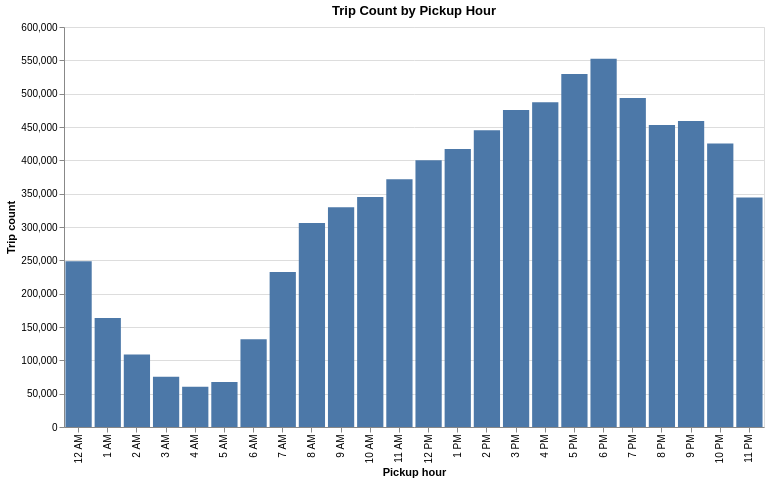

Notebook code for this chart:
### Code cell
hour_labels = pl.DataFrame({
    "pickup_hour": list(range(24)),
    "pickup_hour_label": [
        "12 AM", "1 AM", "2 AM", "3 AM", "4 AM", "5 AM",
        "6 AM", "7 AM", "8 AM", "9 AM", "10 AM", "11 AM",
        "12 PM", "1 PM", "2 PM", "3 PM", "4 PM", "5 PM",
        "6 PM", "7 PM", "8 PM", "9 PM", "10 PM", "11 PM",
    ],
})


hourly_counts = (
    all_data_df
    .filter(
        (pl.col("trip_duration_minutes") > 0)
        & (pl.col("trip_duration_minutes") <= 180)
    )
    .with_columns(
        pl.col("tpep_pickup_datetime").dt.hour().alias("pickup_hour")
    )
    .group_by("pickup_hour")
    .agg(
        pl.len().alias("trip_count")
    )
    .sort("pickup_hour").join(hour_labels, on="pickup_hour", how="left")
)



alt.Chart(hourly_counts).mark_bar().encode(
    x=alt.X("pickup_hour_label:O", title="Pickup hour", sort=alt.EncodingSortField(field="pickup_hour", order="ascending")),
    y=alt.Y("trip_count:Q", title="Trip count"),
    tooltip=["pickup_hour_label", "trip_count"],
).properties(
    width=700,
    height=400,
    title="Trip Count by Pickup Hour"
)

### Figure 1 — Vega-Lite specification as saved in the notebook (floating-point values rounded to 4 significant figures)
{"config": {"view": {"continuousWidth": 300, "continuousHeight": 300}}, "data": {"name": "data-387423ac945a474f8454c19d2da61fa8"}, "mark": {"type": "bar"}, "encoding": {"tooltip": [{"field": "pickup_hour_label", "type": "nominal"}, {"field": "trip_count", "type": "quantitative"}], "x": {"field": "pickup_hour_label", "sort": {"field": "pickup_hour", "order": "ascending"}, "title": "Pickup hour", "type": "ordinal"}, "y": {"field": "trip_count", "title": "Trip count", "type": "quantitative"}}, "height": 400, "title": "Trip Count by Pickup Hour", "width": 700, "$schema": "https://vega.github.io/schema/vega-lite/v6.4.1.json", "datasets": {"data-387423ac945a474f8454c19d2da61fa8": [{"pickup_hour": 0, "trip_count": 248752, "pickup_hour_label": "12 AM"}, {"pickup_hour": 1, "trip_count": 163575, "pickup_hour_label": "1 AM"}, {"pickup_hour": 2, "trip_count": 108758, "pickup_hour_label": "2 AM"}, {"pickup_hour": 3, "trip_count": 75222, "pickup_hour_label": "3 AM"}, {"pickup_hour": 4, "trip_count": 60425, "pickup_hour_label": "4 AM"}, {"pickup_hour": 5, "trip_count": 67595, "pickup_hour_label": "5 AM"}, {"pickup_hour": 6, "trip_count": 131479, "pickup_hour_label": "6 AM"}, {"pickup_hour": 7, "trip_count": 232459, "pickup_hour_label": "7 AM"}, {"pickup_hour": 8, "trip_count": 305934, "pickup_hour_label": "8 AM"}, {"pickup_hour": 9, "trip_count": 329727, "pickup_hour_label": "9 AM"}, {"pickup_hour": 10, "trip_count": 345128, "pickup_hour_label": "10 AM"}, {"pickup_hour": 11, "trip_count": 371480, "pickup_hour_label": "11 AM"}, {"pickup_hour": 12, "trip_count": 400023, "pickup_hour_label": "12 PM"}, {"pickup_hour": 13, "trip_count": 417144, "pickup_hour_label": "1 PM"}, {"pickup_hour": 14, "trip_count": 445079, "pickup_hour_label": "2 PM"}, {"pickup_hour": 15, "trip_count": 475464, "pickup_hour_label": "3 PM"}, {"pickup_hour": 16, "trip_count": 487178, "pickup_hour_label": "4 PM"}, {"pickup_hour": 17, "trip_count": 529476, "pickup_hour_label": "5 PM"}, {"pickup_hour": 18, "trip_count": 552444, "pickup_hour_label": "6 PM"}, {"pickup_hour": 19, "trip_count": 493586, "pickup_hour_label": "7 PM"}, {"pickup_hour": 20, "trip_count": 453069, "pickup_hour_label": "8 PM"}, {"pickup_hour": 21, "trip_count": 459143, "pickup_hour_label": "9 PM"}, {"pickup_hour": 22, "trip_count": 425337, "pickup_hour_label": "10 PM"}, {"pickup_hour": 23, "trip_count": 344412, "pickup_hour_label": "11 PM"}]}}
